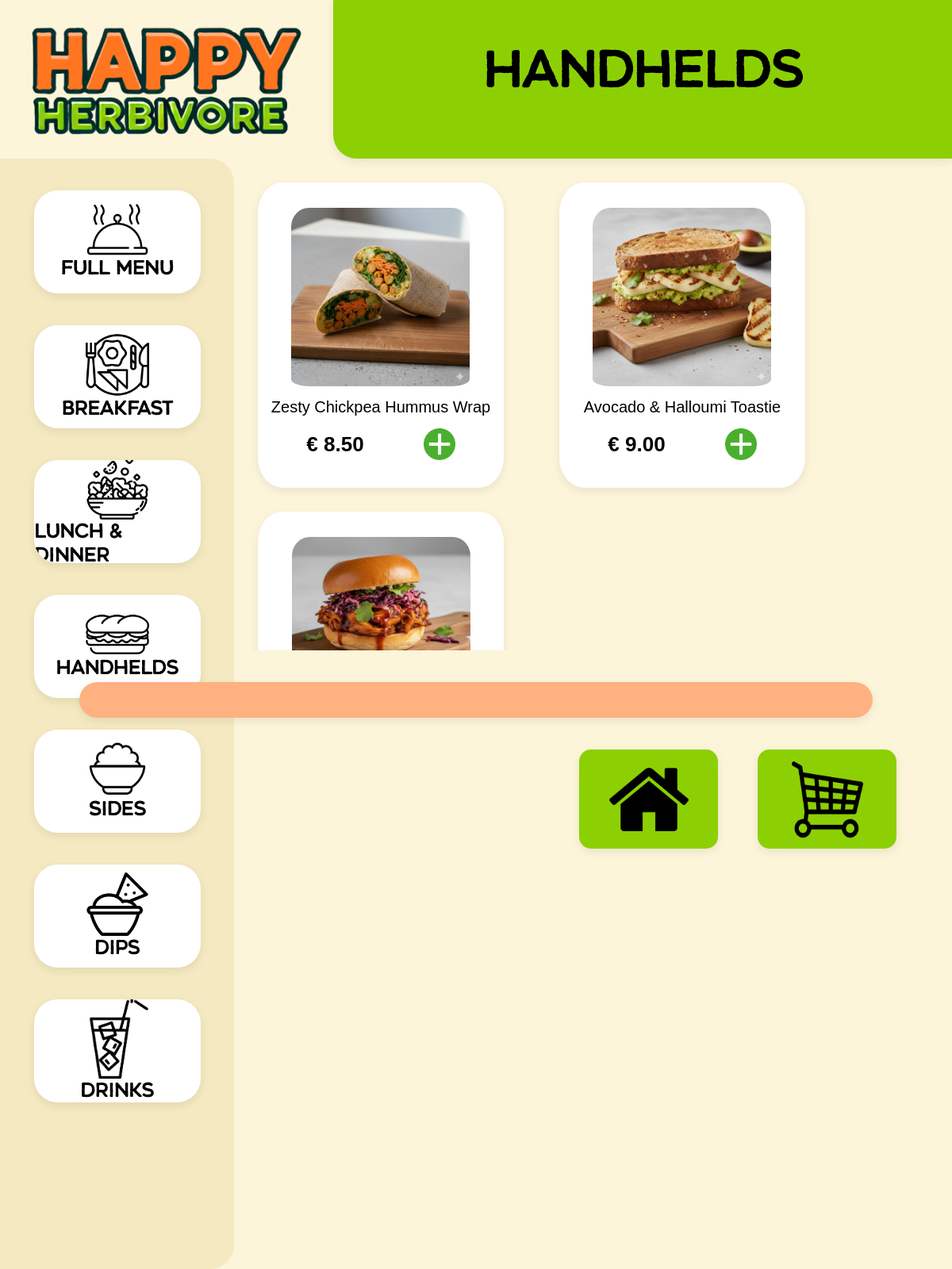
Screenshot of /menu.php?category=4 with the database file from the repository.
### tables this page shows
CREATE TABLE `categories` (
  `category_id` int(11) NOT NULL,
  `name` varchar(50) NOT NULL,
  `description` text NOT NULL
);

CREATE TABLE `products` (
  `product_id` int(11) NOT NULL,
  `category_id` int(11) NOT NULL,
  `image_id` int(11) NOT NULL,
  `name` varchar(50) NOT NULL,
  `description` text NOT NULL,
  `price` decimal(25,2) NOT NULL,
  `kcal` varchar(25) NOT NULL,
  `diet_type` text NOT NULL,
  `available` tinyint(1) NOT NULL
);

CREATE TABLE `images` (
  `image_id` int(11) NOT NULL,
  `filename` varchar(255) NOT NULL,
  `description` text NOT NULL
);

### lang.php (called while the page is built, shortened)
<?php
require_once __DIR__ . '/connection.php';
function getCurrentLanguage(): string
{
    $option = $_SESSION['languageOption'] ?? 'English';
    return 'en';
}
function t(string $key, ?string $default = null): string
{
    static $cache = [];
    $lang = getCurrentLanguage();
    $cacheKey = $lang . '|' . $key;
    if (isset($cache[$cacheKey])) {
        return $cache[$cacheKey];
    }
    global $pdo;
    try {
        $stmt = $pdo->prepare(
            'SELECT text FROM translations WHERE language = :language AND `key` = :key LIMIT 1'
        );
        $stmt->execute([
            ':language' => $lang,
            ':key'      => $key,
        ]);
        $row = $stmt->fetch(PDO::FETCH_ASSOC);
        if ($row && isset($row['text'])) {
            $cache[$cacheKey] = $row['text'];
            return $row['text'];
        }
    } catch (Throwable $e) {
    }
    if ($default !== null) {
        return $default;
    }
    return $default ?? $key;
}

### menu.php (the view, shortened to what this page needs)
<?php
include("connection.php");
require_once 'lang.php';
try {
    $category_id = $_GET['category'] ?? null;
    if ($category_id) {
        $stmt = $pdo->prepare("
            SELECT products.*, images.filename, images.description AS image_description
            FROM products
            LEFT JOIN images ON products.image_id = images.image_id
            WHERE products.category_id = :category_id
        ");
        $stmt->bindParam(':category_id', $category_id, PDO::PARAM_INT);
    } else {
        $stmt = $pdo->prepare("
            SELECT products.*, images.filename, images.description AS image_description
            FROM products
            LEFT JOIN images ON products.image_id = images.image_id
        ");
    }
    $header_title = t('menu.category.full_menu', 'Full Menu');
if ($category_id) {
    $stmtCategory = $pdo->prepare("
        SELECT name
        FROM categories
        WHERE category_id = :category_id
    ");
    $stmtCategory->bindParam(':category_id', $category_id, PDO::PARAM_INT);
    $stmtCategory->execute();
    $category = $stmtCategory->fetch(PDO::FETCH_ASSOC);
    if ($category) {
        $header_title = $category['name'];
    }
}
    $stmt->execute();
    $products = $stmt->fetchAll(PDO::FETCH_ASSOC);
} catch (PDOException $e) {
    echo "Error: " . $e->getMessage();
    exit;
}
?>
<!DOCTYPE html>
<html lang="<?= htmlspecialchars(getCurrentLanguage()); ?>">
<head>
    <link rel="stylesheet" href="assets/css/menu.css">
    <link rel="stylesheet" href="assets/css/style.css">
</head>
<body>
    <div class="topbar-container">
        <div class="top-left">
            <img src="assets/img/logo_big_happy_herbivore_transparent.png" id="menu-logo">
        </div>
        <div class="top-right">
            <div id="menu-topbox">
                <h2><?= htmlspecialchars($header_title); ?></h2>
            </div>
        </div>
    </div>
    <div class="content-container">
        <div class="categories-box">
    <a href="menu.php" class="option-button">
        <img src="assets/img/highlights.png" id="category-icon">
        <h1><?= htmlspecialchars(t('menu.category.full_menu', 'Full menu')); ?></h1>
    </a>
    <a href="menu.php?category=1" class="option-button">
        <img src="assets/img/breakfast-icon.png" id="category-icon">
        <h1><?= htmlspecialchars(t('menu.category.breakfast', 'Breakfast')); ?></h1>
    </a>
    <a href="menu.php?category=2" class="option-button">
        <img src="assets/img/salad-icon.png" id="category-icon">
        <h1><?= htmlspecialchars(t('menu.category.lunch_dinner', 'Lunch & Dinner')); ?></h1>
    </a>
    <a href="menu.php?category=4" class="option-button">
        <img src="assets/img/sandwich-icon.png" id="category-icon">
        <h1><?= htmlspecialchars(t('menu.category.handhelds', 'Handhelds')); ?></h1>
    </a>
    <a href="menu.php?category=3" class="option-button">
        <img src="assets/img/sides-icon.png" id="category-icon">
        <h1><?= htmlspecialchars(t('menu.category.sides', 'Sides')); ?></h1>
    </a>
    <a href="menu.php?category=5" class="option-button">
        <img src="assets/img/dips-icon.png" id="category-icon">
        <h1><?= htmlspecialchars(t('menu.category.dips', 'Dips')); ?></h1>
    </a>
    <a href="menu.php?category=6" class="option-button">
        <img src="assets/img/drink-icon.png" id="category-icon">
        <h1><?= htmlspecialchars(t('menu.category.drinks', 'Drinks')); ?></h1>
    </a>
        </div>
<div class="menu-items">
<?php foreach($products as $product): ?>
<div class="menu-item">
<a href="product.php?id=<?= $product['product_id']; ?>" class="menu-link">
<?php if(!empty($product['filename'])): ?>
<img src="assets/img/<?= htmlspecialchars($product['filename']); ?>"
     class="product-image"
     alt="<?= htmlspecialchars(t('product.description.' . (string)$product['product_id'], $product['description'])); ?>">
<?php endif; ?>
<h3><?= htmlspecialchars(t('product.name.' . (string)$product['product_id'], $product['name'])); ?></h3>
</a>
<div class="productinfo-container">
<div class="left-row">
<h4>€ <?= htmlspecialchars($product['price']); ?></h4>
</div>
<div class="right-row">
<a href="cart_action.php?id=<?= $product['product_id']; ?>">
<img src="assets/img/add-icon.png" class="add-button">
</a>
</div>
</div>
</div>
<?php endforeach; ?>
</div>
        </div>
    <div class="bottombar-container">
        <div id="pink-bar"></div>
        <div class="button-row">
        <a href="index.php" id="cancel-button">
            <img src="assets/img/home-icon.png" id="cancel-image">
        </a>
        <a href="cart.php" id="cart-button">
            <img src="assets/img/cart.png" id="cart-image">
        </a>
        </div>
        </div>
</body>
</html>

### assets/css/menu.css (style rules this page uses)
html, body { margin: 0; padding: 0; height: 100%; background-color: #FCF5DA; }
.topbar-container { width: 100%; height: auto; display: flex; flex-direction: row; }
.top-left { width: 35%; display: flex; align-items: center; justify-content: center; flex-direction: column; }
.top-right { width: 65%; display: flex; align-items: center; justify-content: center; text-align: center; flex-direction: column; }
#menu-logo { width: 350px; height: auto; }
#menu-topbox { width: 100%; height: 200px; background-color: #8CD003; border-radius: 0px 0px 0px 30px; box-shadow: 0 4px 12px rgba(0, 0, 0, 0.08); }
h2 { font-size: 60px; font-family: NotoSans, sans-serif; }
.content-container { width: 100%; height: 70%; display: flex; flex-direction: row; }
.categories-box { width: 295px; height: 1400px; background-color: #F4E9C0; border-radius: 0px 30px 30px 0px; display: flex; flex-direction: column; align-items: center; }
.option-button { width: 210px; height: 130px; border-radius: 30px; background-color: white; margin-top: 40px; display: flex; align-items: center; justify-content: center; flex-direction: column; overflow: hidden; text-decoration: none; box-shadow: 0 4px 12px rgba(0, 0, 0, 0.08); }
.menu-link { text-decoration: none; color: black; }
#category-icon { width: 80px; height: auto; }
h1 { font-size: 23px; font-family: NotoSans, sans-serif; margin: 0.5px; color: black; }
.menu-items { width: 70%; height: 100%; padding: 30px; display: flex; flex-wrap: wrap; flex-direction: row; column-gap: 70px; row-gap: 30px; align-content: flex-start; justify-content: flex-start; overflow-y: scroll; }
.menu-item { width: 300px; height: 375px; background-color: white; border-radius: 10%; display: flex; flex-direction: column; justify-content: center; align-items: center; overflow: hidden; padding: 5px; box-shadow: 0 4px 12px rgba(0, 0, 0, 0.08); }
.product-image { width: 225px; height: auto; border-radius: 10%; padding-bottom: 15px; display: block; margin: 0 auto; }
h3 { margin: 0; font-size: 20px; font-family: NotoSans, sans-serif; font-weight: 500; text-align: center; }
h4 { margin: 0; font-size: 26px; font-weight: bold; font-family: NotoSans, sans-serif; }
.add-button { width: 40px; height: auto; }
.productinfo-container { width: 100%; display: flex; flex-direction: row; column-gap: 75px; justify-content: center; padding-top: 15px; }
.left-row { margin-top: 5px; }
.bottombar-container { width: 100%; height: auto; display: flex; flex-direction: column; align-items: center; row-gap: 40px; }
#pink-bar { width: 1000px; height: 45px; border-radius: 40px; background-color: #FFB181; margin-top: 100px; box-shadow: 0 4px 12px rgba(0, 0, 0, 0.08); }
#cart-button { width: 175px; height: 125px; background-color: #8CD003; border-radius: 15px; display: flex; justify-content: center; align-items: center; margin-right: 70px; box-shadow: 0 4px 12px rgba(0, 0, 0, 0.08); }
#cart-image { width: 90px; height: 100px; padding: 10px; }
.button-row { width: 100%; display: flex; flex-direction: row; justify-content: flex-end; gap: 50px; }
#cancel-button { width: 175px; height: 125px; background-color: #8CD003; border-radius: 15px; display: flex; justify-content: center; align-items: center; box-shadow: 0 4px 12px rgba(0, 0, 0, 0.08); }
#cancel-image { width: 100px; height: auto; }

### assets/css/style.css (style rules this page uses)
html, body { margin: 0; padding: 0; height: 100%; }
h1, h2 { font-family: 'renos_roughregular', sans-serif; }

### rows the page displays
categories: name "Handhelds"
products: image.filename (picture), name "Zesty Chickpea Hummus Wrap", price "8.50"
products: image.filename (picture), name "Avocado & Halloumi Toastie", price "9.00"
products: image.filename (picture)

### other values shown
t('menu.category.full_menu', 'Full menu') "Full menu"
t('menu.category.breakfast', 'Breakfast') "Breakfast"
t('menu.category.lunch_dinner', 'Lunch & Dinner') "Lunch & Dinner"
t('menu.category.handhelds', 'Handhelds') "Handhelds"
t('menu.category.sides', 'Sides') "Sides"
t('menu.category.dips', 'Dips') "Dips"
t('menu.category.drinks', 'Drinks') "Drinks"
